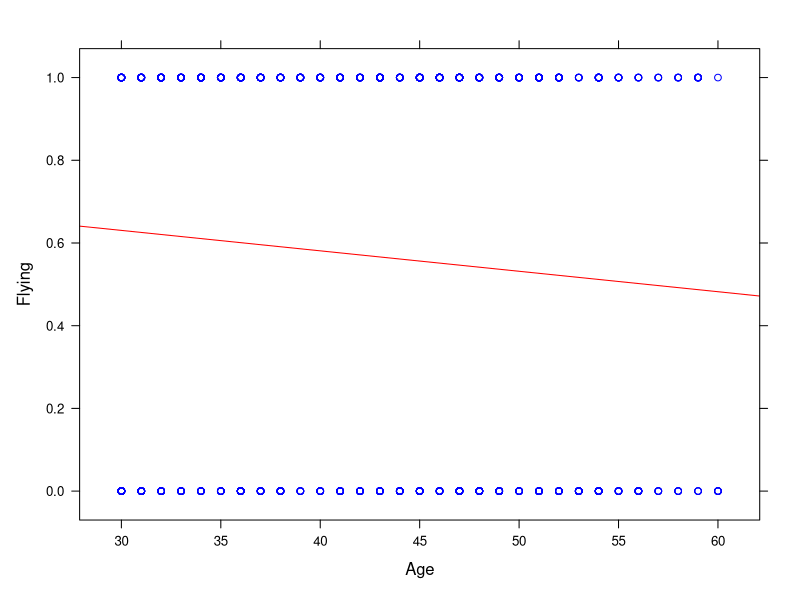
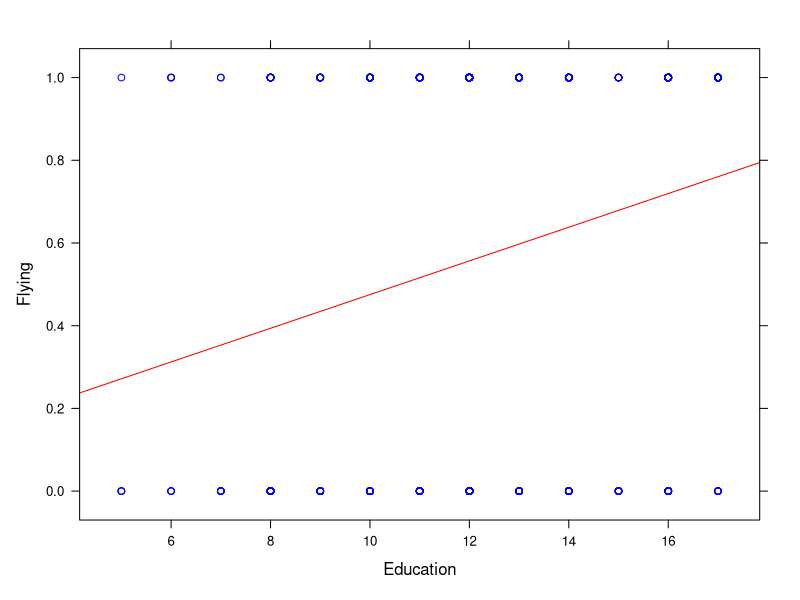
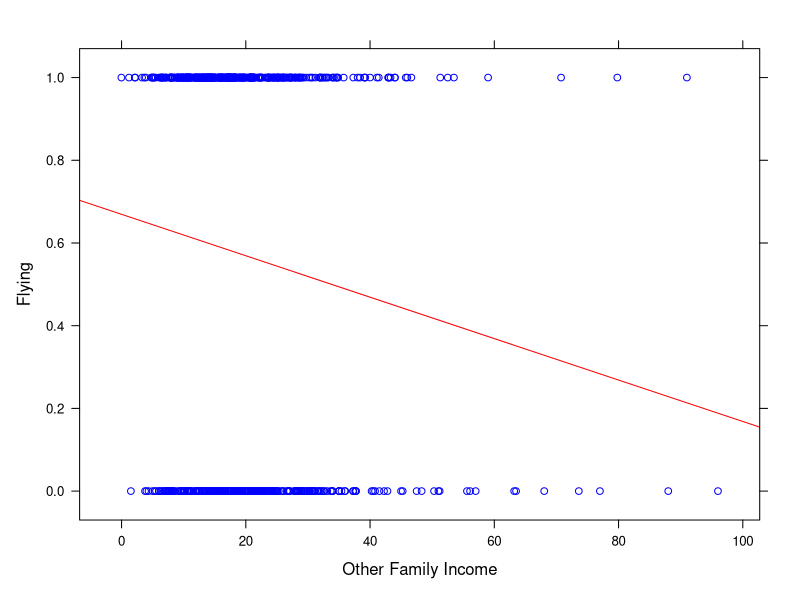
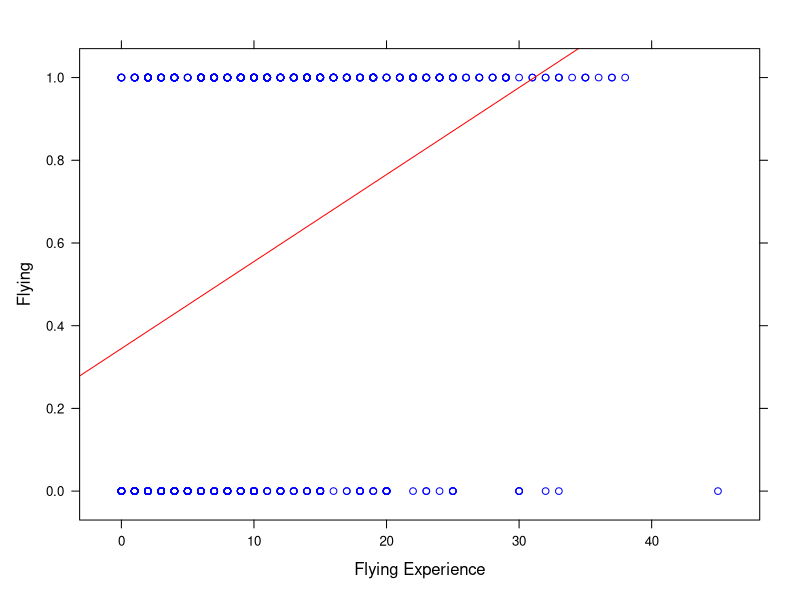
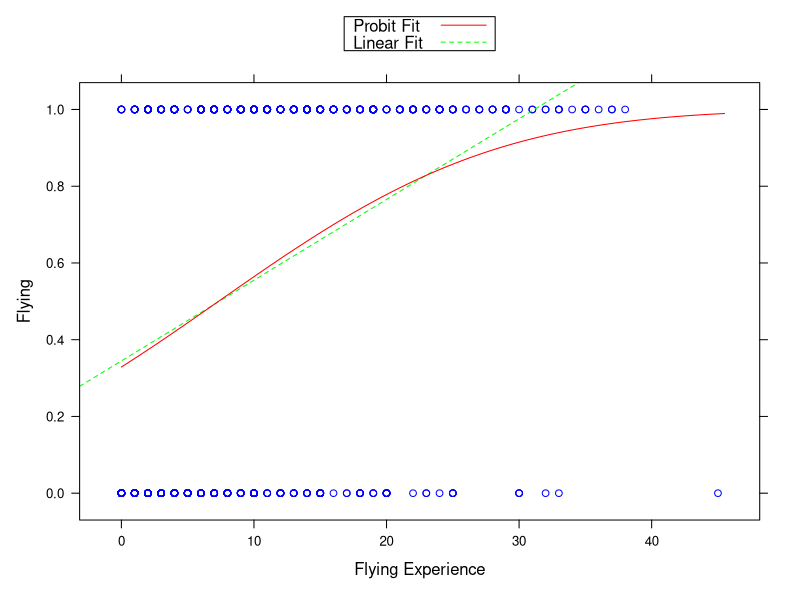
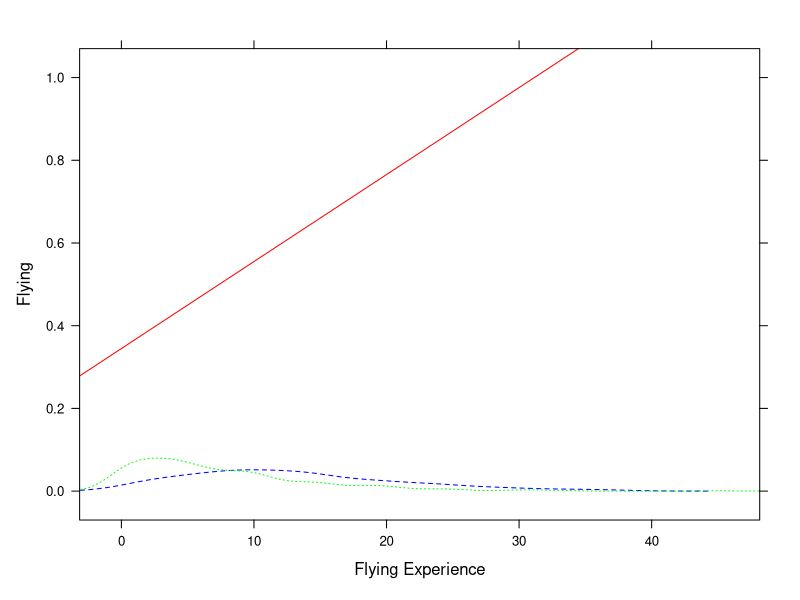
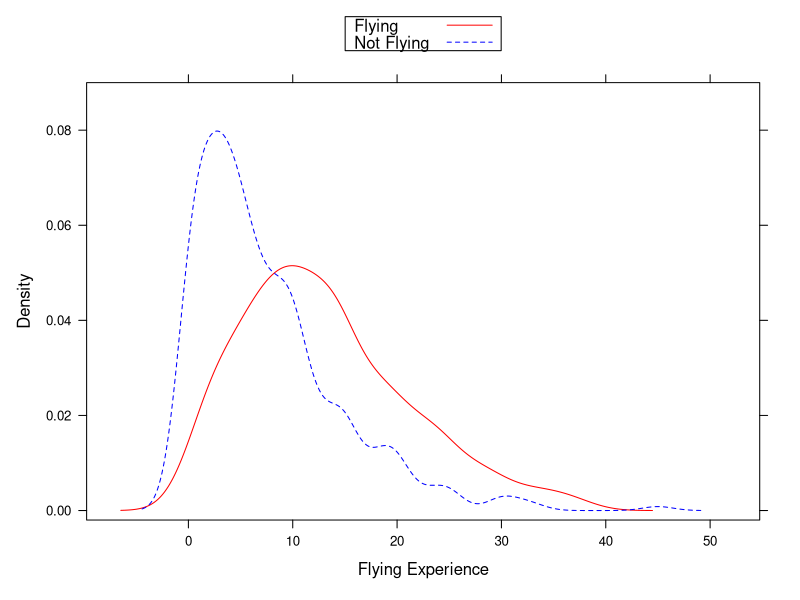
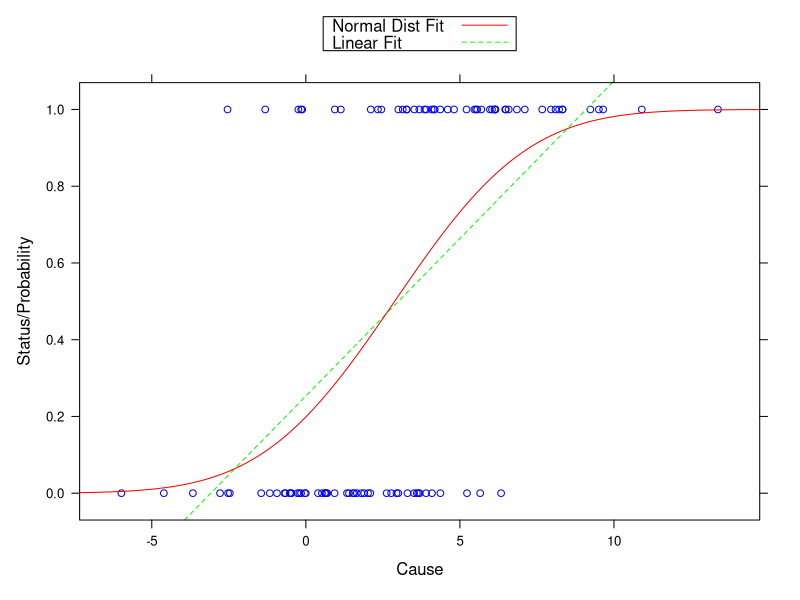

The R script that drew these images, in order:
# 	法学セミナー「法律家のための実証分析入門」第12回 Rソースコード
#	(C) 2012 MORITA Hatsuru

library(lattice)

setwd("c:/Users/MORITA Hatsuru/Documents/ec/")
porco <-  read.csv("PorcoRosso.csv", header=TRUE)

result.multi <- lm(flying~age+educ+spouseeduc+otherfaminc+exp+expsq+kids6+kids18, data=porco)
summary(result.multi)

result.multi2 <- lm(flying~age+educ+spouseeduc+otherfaminc+exp+kids6+kids18, data=porco)
summary(result.multi2)

result.multi.prb <- glm(flying~age+educ+spouseeduc+otherfaminc+exp+kids6+kids18, data=porco, family=binomial(link="probit"))
summary(result.multi.prb)

result.multi2.prb <- glm(flying~age+educ+spouseeduc+otherfaminc+exp+kids6+kids18, data=porco, family=binomial(link="probit"))
summary(result.multi2.prb)

result.multi2.lgt <- glm(flying~age+educ+spouseeduc+otherfaminc+exp+kids6+kids18, data=porco, family=binomial(link="logit"))
summary(result.multi2.lgt)

result.age <- lm(flying ~ age, data=porco)
summary(result.age)

xyplot(flying ~ age, data = porco,
	xlab = "Age",
	ylab = "Flying",
	panel = function(x,y){
		panel.xyplot(x,y, pch=1, col="blue")
		panel.lmline(x,y, lty=1, col="red")
		}
	)

result.educ <- lm(flying ~ educ, data=porco)
summary(result.educ)

xyplot(flying ~ educ, data = porco,
	xlab = "Education",
	ylab = "Flying",
	panel = function(x,y){
		panel.xyplot(x,y, pch=1, col="blue")
		panel.lmline(x,y, lty=1, col="red")
		}
	)

result.otherfaminc <- lm(flying ~ otherfaminc, data=porco)
summary(result.otherfaminc)

xyplot(flying ~ otherfaminc, data = porco,
	xlab = "Other Family Income",
	ylab = "Flying",
	panel = function(x,y){
		panel.xyplot(x,y, pch=1, col="blue")
		panel.lmline(x,y, lty=1, col="red")
		}
	)

result.exp <- lm(flying ~ exp, data=porco)
summary(result.exp)

result.exp.prb <- glm(flying ~ exp, data=porco, family=binomial(link="probit"))
summary(result.exp.prb)

valuex <- seq(from=min(porco$exp), to=max(porco$exp)+0.5, length.out=10000)

probitFit <- data.frame(cbind(exp=valuex,probability=pnorm(result.exp.prb$coef["(Intercept)"]+result.exp.prb$coef["exp"]*valuex, mean=0, sd=1)))

xyplot(flying ~ exp, data = porco,
	xlab = "Flying Experience",
	ylab = "Flying",
	panel = function(x,y){
		panel.xyplot(x,y, pch=1, col="blue")
		panel.lmline(x,y, lty=1, col="red")
		}
	)

xyplot(flying ~ exp, data = porco,
	xlab = "Flying Experience",
	ylab = "Flying",
	panel = function(x,y){
		panel.xyplot(x,y, pch=1, col="blue")
		panel.lmline(x,y, lty=2, col="green")
		panel.xyplot(probitFit$exp,probitFit$probability, type="l", col="red", lty=1)
		},
	key = list(text=list(c("Probit Fit","Linear Fit")),
		lines=list(col=c("red","green"),lty=c(1,2)), 
		space="top", border=T)
	)

exp_1 <- subset(porco, flying==1)
exp_0 <- subset(porco, flying==0)

# another way to extract subset from a data frame
# exp_1 <- porco[porco$flying==1,]
# exp_0 <- porco[porco$flying==0,]

xyplot(flying ~ exp, data = porco,
	xlab = "Flying Experience",
	ylab = "Flying",
	panel = function(x,y){
		panel.lmline(x,y, lty=1, col="red")
		panel.densityplot(exp_1$exp, plot.points=FALSE, lty=2, col="blue")
		panel.densityplot(exp_0$exp, plot.points=FALSE, lty=3, col="green")
		}
	)

densityplot(~exp, data = porco,
	xlab = "Flying Experience",
	ylim = c(-0.002,0.09),
	panel = function(x,y){
		panel.densityplot(exp_1$exp, plot.points=FALSE, lty=1, col="red")
		panel.densityplot(exp_0$exp, plot.points=FALSE, lty=2, col="blue")
		},
	key = list(text=list(c("Flying","Not Flying")),
		lines=list(col=c("red","blue"),lty=c(1,2)), 
		space="top", border=T)
	)


## Simulation Part

# creating up a data set
# if you want to create a data set where LPM doesn't matter, you should set the sd to, say, 10.
LimitedDep <- data.frame(cbind(status=rep(1:0, each=50),cause=(c(rnorm(50,mean=5,sd=3),rnorm(50,mean=1,sd=3)))))

valuex <- seq(from=min(LimitedDep$cause)-7, to=max(LimitedDep$cause)+7, length.out=10000)

result.ols <- lm(status~cause, data=LimitedDep)
result.prb <- glm(status~cause, data=LimitedDep, family=binomial(link="probit"))

probitFit <- data.frame(cbind(val=valuex,probability=pnorm(result.prb$coef["(Intercept)"]+result.prb$coef["cause"]*valuex, mean=0, sd=1)))

xyplot(status~cause, data=LimitedDep,
	xlab="Cause",
	ylab="Status/Probability",
	panel=function(x,y){
		panel.xyplot(x,y,pch=1,col="blue")
		panel.lmline(x,y,type="l",col="green",lty=2)
		panel.xyplot(probitFit$val,probitFit$probability, type="l", col="red", lty=1)
		},
	key = list(text=list(c("Normal Dist Fit","Linear Fit")),
		lines=list(col=c("red","green"),lty=c(1,2)), 
		space="top", border=T)
	)

probitFit2 <- data.frame(cbind(val=valuex,probability=pnorm(result.prb$coef["(Intercept)"]+1+result.prb$coef["cause"]*valuex, mean=0, sd=1)))
probitFit3 <- data.frame(cbind(val=valuex,probability=pnorm(result.prb$coef["(Intercept)"]+0.24+result.prb$coef["cause"]*valuex*0.7, mean=0, sd=1)))

xyplot(status~cause, data=LimitedDep,
	xlab="Cause",
	ylab="Status/Probability",
	panel=function(x,y){
		panel.xyplot(x,y,pch=1,col="blue")
		panel.xyplot(probitFit$val,probitFit$probability, type="l", col="red", lty=1)
		panel.xyplot(probitFit2$val,probitFit2$probability, type="l", col="purple", lty=3)
		panel.xyplot(probitFit2$val,probitFit3$probability, type="l", col="green", lty=2)
		},
	key = list(text=list(c("Normal Dist Fit","Diff Intercept","Diff Slope")),
		lines=list(col=c("red","purple","green"),lty=c(1,3,2)), 
		space="top", border=T)
	)

summary(result.ols)
summary(result.prb)


